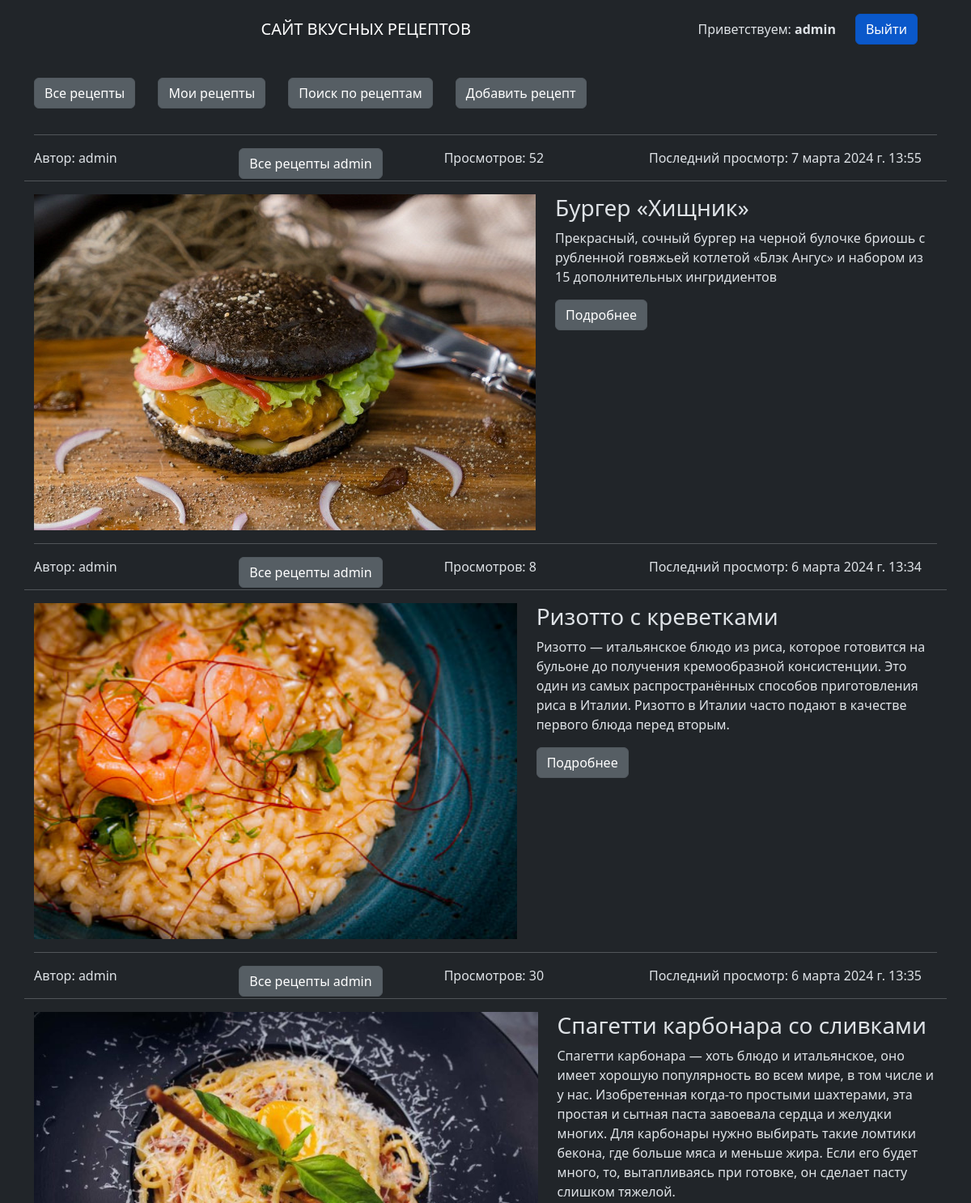
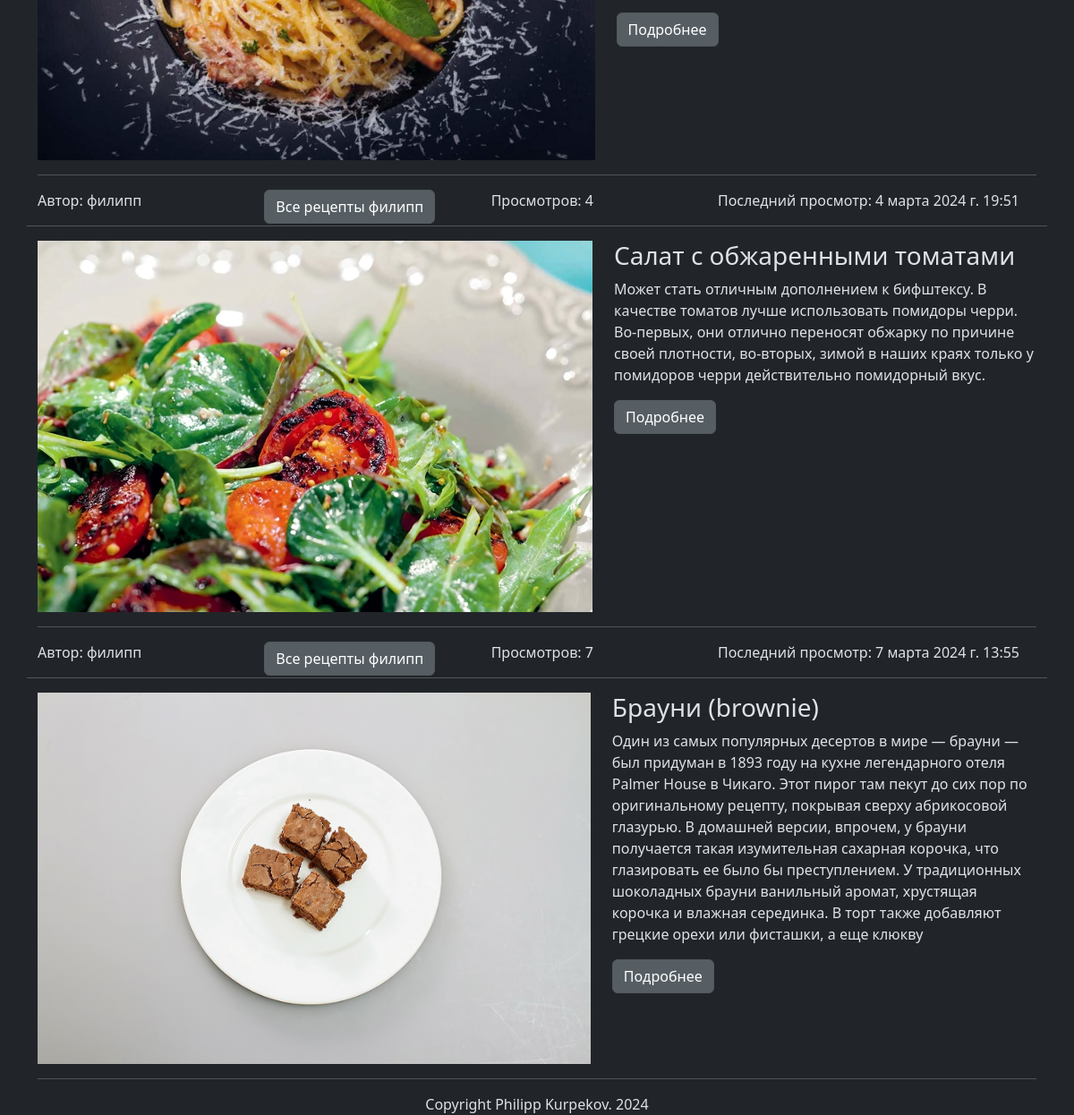
/all_recipes/ (signed in), run on the app's committed database (2 pictures, top to bottom).
### recipes/models.py (models this page shows, shortened)
class Recipe(models.Model):
    title = models.CharField(max_length=200, unique=True,
                             verbose_name="Название рецепта")
    author = models.ForeignKey(User, on_delete=models.CASCADE,
                               verbose_name="Автор рецепта")
    description = models.TextField(default="",
                                   verbose_name="Краткое описание")
    cooking_steps = models.TextField(default="",
                                     verbose_name="Шаги приготовления")
    ingredients = models.ManyToManyField(Ingredients,
                                         verbose_name="Ингридиенты")
    category = models.ManyToManyField(Category,
                                      verbose_name="Категория")
    cooking_time = models.IntegerField(default=0,
                                       verbose_name="Время готовки")
    picture = models.ImageField(null=True, blank=True, upload_to="recipes_img/", verbose_name='Изображение')
    views = models.IntegerField(default=0,
                                verbose_name="Количество просмотров")
    date_of_creation = models.DateTimeField(auto_now_add=True,
                                            verbose_name="Время создания")
    date_of_update = models.DateTimeField(auto_now=True,
                                          verbose_name="Обновлено")

### recipes/views.py (the view)
# urls.py: path('all_recipes/', views.all_recipes, name='all_recipes'),
def all_recipes(request):
    recipes = Recipe.objects.all()
    return render(request, 'recipes/all_recipes.html', {'recipes': recipes})

### recipes/templates/recipes/all_recipes.html (shortened to what this page needs)
{% extends "recipes/base.html" %}
{% block content %}
<section class="al mt-3">
    <div class="container justify-content-center">
        {% for recipe in recipes %}
        <div container>
            <hr class="hr hr-blurry"/>
            <div class="row">
                <div class="col">
                    <p>Автор: {{ recipe.author }}</p>
                </div>
                <div class="col">
                      <a href="{% url 'recipes:recipes_by_user' author_id=recipe.author.pk %}"
                       class="btn btn-secondary  active me-4 " role="button" aria-pressed="true"> Все
                        рецепты {{ recipe.author }}</a>
                </div>
                <div class="col">
                    <p>Просмотров: {{ recipe.views }}</p>
                </div>
                <div class="col-4">
                    <p>Последний просмотр: {{ recipe.date_of_update }}</p>
                </div>
                <hr class="hr hr-blurry"/>
            </div>
            <div class="row">
                <div class="col">
                    {% if recipe.picture %}
                    <img src="{{ recipe.picture.url }}"
                         class="d-block " height="415px">
                    {% else %}
                    <p>no image</p>
                    {% endif %}
                </div>
                <div class="col">
                    <h3>{{ recipe.title }}</h3>
                    <p>{{ recipe.description }}</p>
                    <a href="{% url 'recipes:recipe_full' recipe_id=recipe.pk %}"
                       class="btn btn-secondary  active me-4 " role="button" aria-pressed="true"> Подробнее</a>
                </div>
            </div>
            {% endfor %}
        </div>
    </div>
</section>
{% endblock %}

### recipes/templates/recipes/base.html (shortened to what this page needs)
{% load static %}
<!DOCTYPE html>
<html lang="ru" data-bs-theme="dark" class="h-100">
<head>
    <link href="{% static "css/bootstrap.css" %}" rel="stylesheet">
    <link href="{% static "css/bootstrap.min.css" %}" rel="stylesheet">
</head>
<body class="d-flex flex-column h-100">
<header>
    <div class="container">
        <nav class="navbar navbar-expand-md navbar-dark bg-dark">
            <a class="navbar-brand mx-auto" style="200px" href="{% url 'recipes:index' %}">САЙТ ВКУСНЫХ РЕЦЕПТОВ</a>
            {% if user.is_authenticated %}
            <p class="me-4 mt-3"> Приветствуем: <b> {{ request.user }}</b>
            </p>
            <li class="nav-item list-unstyled ">
                <form method="post" action="{% url 'user_app:logout' %}">
                    <button class="btn btn-primary active me-4 " type="submit"> Выйти</button>
                </form>
            </li>
    {% endif %}
</header>
<div class="container  mt-4 ">
    <a href="{% url 'recipes:all_recipes' %}" class="btn btn-secondary  active me-4 " role="button" aria-pressed="true">
        Все
        рецепты</a>
    {% if user.is_authenticated %}
    <a href="{% url 'recipes:recipes_by_user' author_id=request.user.pk %}" class="btn btn-secondary  active me-4 "
       role="button" aria-pressed="true"> Мои
        рецепты </a>
    {% endif %}
    <a href="{% url 'recipes:search' %}" class="btn btn-secondary  active me-4 " role="button" aria-pressed="true"> Поиск
        по рецептам </a>
    {% if user.is_authenticated %}
    <a href="{% url 'recipes:add_recipe' %}" class="btn btn-secondary  active me-4 " role="button" aria-pressed="true">
        Добавить рецепт </a>
    {% endif %}
</div>
{% block content %}
{% endblock %}
<footer>
    <div class="container">
    <hr class="hr hr-blurry"/>
    <div align="center">Copyright Philipp Kurpekov. 2024</div>
    </div>
</footer>
</body>
</html>

### data on the page
Recipe: author "admin", views "52", date_of_update "7 марта 2024 г. 13:55", picture (picture), title "Бургер «Хищник»", description "Прекрасный, сочный бургер на черной булочке бриошь с рубленной говяжьей котлетой «Блэк Ангус» и набором из 15 дополнительных ингридиентов"
Recipe: author "admin", views "8", date_of_update "6 марта 2024 г. 13:34", picture (picture), title "Ризотто с креветками", description "Ризотто — итальянское блюдо из риса, которое готовится на бульоне до получения кремообразной консистенции. Это один из самых распространённых способов приготовления риса в Италии. Ризотто в Италии часто подают в качестве первого блюда перед вторым."
Recipe: author "admin", views "30", date_of_update "6 марта 2024 г. 13:35", picture (picture), title "Спагетти карбонара со сливками", description "Спагетти карбонара — хоть блюдо и итальянское, оно имеет хорошую популярность во всем мире, в том числе и у нас. Изобретенная когда-то простыми шахтерами, эта простая и сытная паста завоевала сердца и желудки многих. Для карбонары нужно выбирать такие ломтики бекона, где больше мяса и меньше жира. Если его будет много, то, вытапливаясь при готовке, он сделает пасту слишком тяжелой."
Recipe: author "филипп", views "4", date_of_update "4 марта 2024 г. 19:51", picture (picture), title "Салат с обжаренными томатами", description "Может стать отличным дополнением к бифштексу. В качестве томатов лучше использовать помидоры черри. Во-первых, они отлично переносят обжарку по причине своей плотности, во-вторых, зимой в наших краях только у помидоров черри действительно помидорный вкус."
Recipe: author "филипп", views "7", date_of_update "7 марта 2024 г. 13:55", picture (picture), title "Брауни (brownie)", description "Один из самых популярных десертов в мире — брауни — был придуман в 1893 году на кухне легендарного отеля Palmer House в Чикаго. Этот пирог там пекут до сих пор по оригинальному рецепту, покрывая сверху абрикосовой глазурью. В домашней версии, впрочем, у брауни получается такая изумительная сахарная корочка, что глазировать ее было бы преступлением. У традиционных шоколадных брауни ванильный аромат, хрустящая корочка и влажная серединка. В торт также добавляют грецкие орехи или фисташки, а еще клюкву"

### other printed values
{{ request.user }} "admin"
